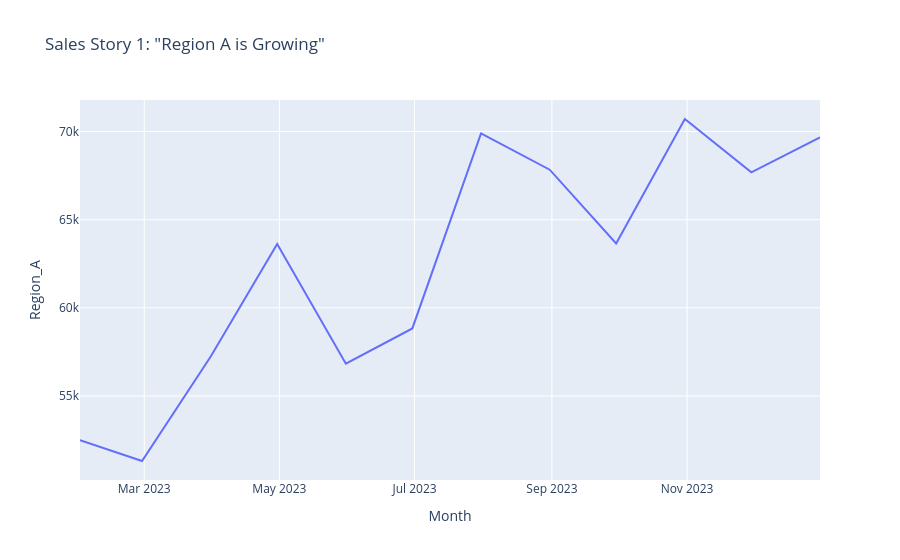

Here is the notebook cell this chart was saved with:
### Markdown cell above
### Story 1: "Region A is Dominating"
If we show only Region A, we tell a story of consistent growth.

### Code cell
fig = px.line(df_sales, x='Month', y='Region_A', title='Sales Story 1: "Region A is Growing"')
fig.show()

### Figure 1 — Plotly figure (JSON) as saved in the notebook; plotly's stock layout.template omitted (floating-point values rounded to 4 significant figures)
{"data": [{"hovertemplate": "Month=%{x}<br>Region_A=%{y}<extra></extra>", "legendgroup": "", "line": {"color": "#636efa", "dash": "solid"}, "marker": {"symbol": "circle"}, "mode": "lines", "name": "", "orientation": "v", "showlegend": false, "type": "scatter", "x": ["2023-01-31T00:00:00.000000000", "2023-02-28T00:00:00.000000000", "2023-03-31T00:00:00.000000000", "2023-04-30T00:00:00.000000000", "2023-05-31T00:00:00.000000000", "2023-06-30T00:00:00.000000000", "2023-07-31T00:00:00.000000000", "2023-08-31T00:00:00.000000000", "2023-09-30T00:00:00.000000000", "2023-10-31T00:00:00.000000000", "2023-11-30T00:00:00.000000000", "2023-12-31T00:00:00.000000000"], "xaxis": "x", "y": [52480.0, 51310.0, 57240.0, 63620.0, 56830.0, 58830.0, 69900.0, 67840.0, 63650.0, 70710.0, 67680.0, 69670.0], "yaxis": "y"}], "layout": {"legend": {"tracegroupgap": 0}, "title": {"text": "Sales Story 1: \"Region A is Growing\""}, "xaxis": {"anchor": "y", "domain": [0, 1], "title": {"text": "Month"}}, "yaxis": {"anchor": "x", "domain": [0, 1], "title": {"text": "Region_A"}}}}
